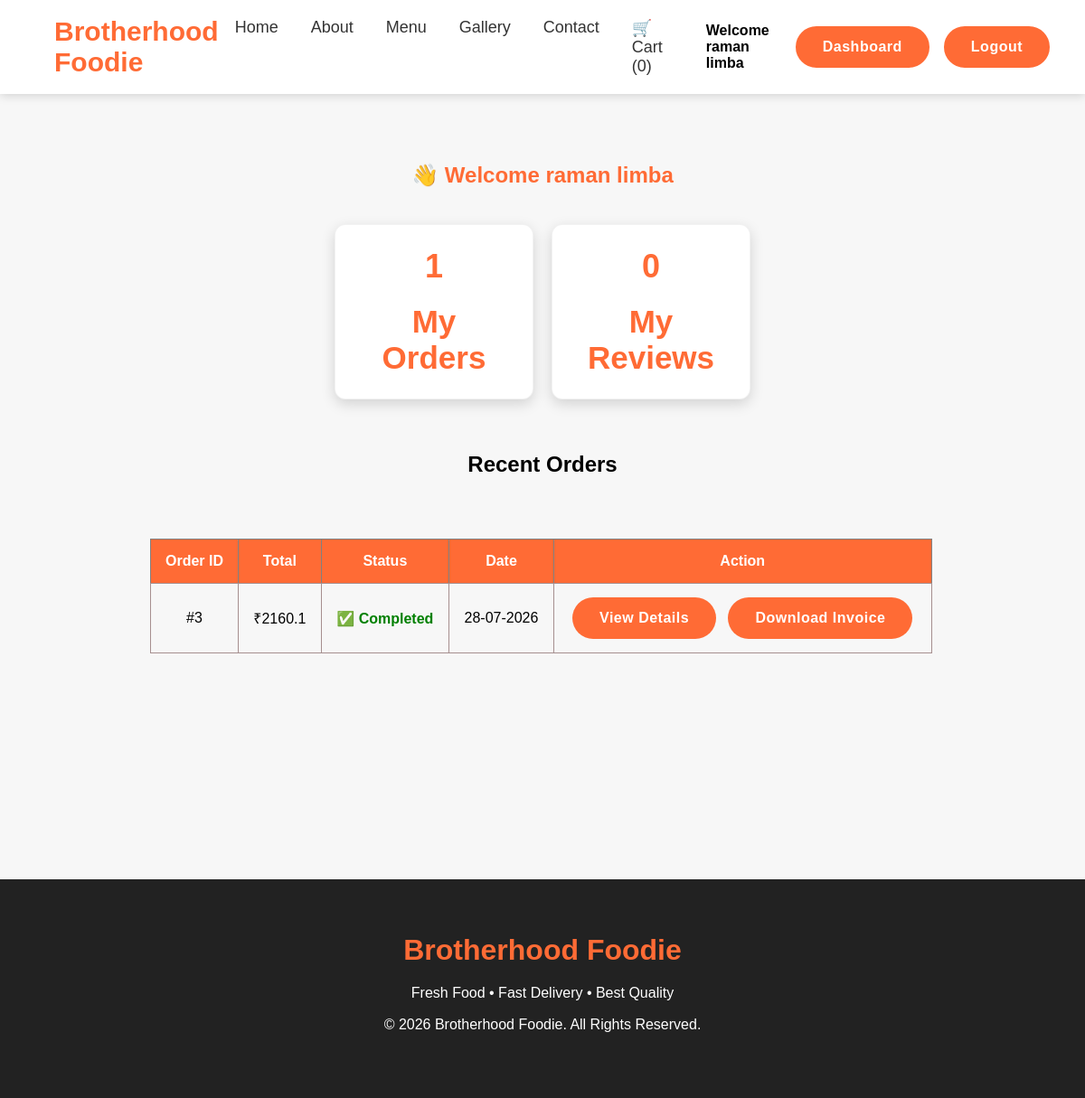
The app's page /dashboard (signed in) with its own data.
### models.py (models this page shows, shortened)
class User(UserMixin, db.Model):
    __tablename__ = "users"
    id = db.Column(db.Integer, primary_key=True)
    name = db.Column(db.String(100), nullable=False)
    email = db.Column(db.String(120), unique=True, nullable=False)
    password = db.Column(db.String(255), nullable=False)
    role = db.Column(db.String(20), default="customer")
    created_at = db.Column(
        db.DateTime,
        server_default=db.func.now()
    )
    orders = db.relationship(
        "Order",
        back_populates="user",
        lazy=True,
        cascade="all, delete-orphan"
    )

class Order(db.Model):
    __tablename__ = "orders"
    id = db.Column(db.Integer, primary_key=True)
    customer = db.Column(db.String(100), nullable=False)
    phone = db.Column(db.String(20), nullable=False)
    address = db.Column(db.Text, nullable=False)
    total = db.Column(db.Float, nullable=False)
    status = db.Column(db.String(30), default="Pending")
    created_at = db.Column(
        db.DateTime,
        server_default=db.func.now()
    )
    user_id = db.Column(
        db.Integer,
        db.ForeignKey("users.id"),
        nullable=False
    )
    user = db.relationship(
        "User",
        back_populates="orders"
    )
    items = db.relationship(
        "OrderItem",
        back_populates="order",
        cascade="all, delete-orphan",
        lazy=True
    )

### app.py (the view)
@app.route("/dashboard")
@login_required
def dashboard():
    user = db.session.get(User, current_user.id)
    my_orders = Order.query.filter_by(
        customer=user.name
    ).order_by(Order.id.desc()).all()
    my_reviews = Review.query.filter_by(
        user_id=user.id
    ).count()
    return render_template(
        "dashboard.html",
        user=user,
        my_orders=my_orders,
        my_reviews=my_reviews
    )

### app.py (called while the page is built)
@login_manager.user_loader
def load_user(user_id):
    return db.session.get(User, int(user_id))

@app.context_processor
def cart_count():
    cart = session.get("cart", {})
    total_items = sum(cart.values())
    return dict(cart_count=total_items)

### templates/dashboard.html (shortened to what this page needs)
{% extends "base.html" %}
{% block content %}
<section class="dashboard">
    <h1>
        👋 Welcome {{ user.name }}
    </h1>
    <div class="dashboard-cards">
        <div class="dashboard-card">
            <h2>{{ my_orders|length }}</h2>
            <p>My Orders</p>
        </div>
        <div class="dashboard-card">
            <h2>{{ my_reviews }}</h2>
            <p>My Reviews</p>
        </div>
    </div>
    <br>
    <h2>Recent Orders</h2>
    <table border="1" cellpadding="10" width="100%">
        <tr>
            <th>Order ID</th>
            <th>Total</th>
            <th>Status</th>
            <th>Date</th>
            <th>Action</th>
        </tr>
        {% for order in my_orders %}
        <tr>
            <td>#{{ order.id }}</td>
            <td>₹{{ order.total }}</td>
            <td>
                {% if order.status == "Pending" %}
                <span style="color:#ff9800;font-weight:bold;">
                    🟡 Pending
                </span>
                {% elif order.status == "Preparing" %}
                <span style="color:#2196F3;font-weight:bold;">
                    👨‍🍳 Preparing
                </span>
                {% elif order.status == "Out for Delivery" %}
                <span style="color:#9C27B0;font-weight:bold;">
                    🚚 Out for Delivery
                </span>
                {% elif order.status == "Completed" %}
                <span style="color:green;font-weight:bold;">
                    ✅ Completed
                </span>
                {% elif order.status == "Cancelled" %}
                <span style="color:red;font-weight:bold;">
                    ❌ Cancelled
                </span>
                {% endif %}
            </td>
            <td>{{ order.created_at.strftime("%d-%m-%Y") }}</td>
            <td>
                <a href="{{ url_for('order_details', order_id=order.id) }}" class="btn">
                    View Details
                </a>
                <a href="{{ url_for('invoice', order_id=order.id) }}" target="_blank" class="btn">
                    Download Invoice
                </a>
            </td>
        </tr>
        {% else %}
        <tr>
            <td colspan="4">
                No Orders Found
            </td>
        </tr>
        {% endfor %}
    </table>
</section>
{% endblock %}

### templates/base.html (shortened to what this page needs)
<!DOCTYPE html>
<html lang="en">
<head>
    <link rel="stylesheet" href="{{ url_for('static', filename='css/style.css') }}">
</head>
<body>
    <header>
        <nav class="navbar">
            <div class="logo">
                Brotherhood Foodie
            </div>
            <div class="nav-menu" id="nav-menu">
                <ul class="nav-links">
                    <li><a href="/">Home</a></li>
                    <li><a href="/about">About</a></li>
                    <li><a href="/menu">Menu</a></li>
                    <li>
                        <a href="{{ url_for('gallery') }}">
                            Gallery
                        </a>
                    </li>
                    <li>
                        <a href="{{ url_for('home') }}#contact">
                            Contact
                        </a>
                    <li>
                        <a href="{{ url_for('cart') }}">
                            🛒 Cart ({{ cart_count }})
                        </a>
                    </li>
                </ul>
                <div class="nav-buttons">
                    {% if current_user.is_authenticated %}
                    <span class="welcome-user">
                        Welcome {{ current_user.name }}
                    </span>
                    {% if current_user.role == "admin" %}
                    <a href="{{ url_for('admin_dashboard') }}" class="btn2">
                        Dashboard
                    </a>
                    {% else %}
                    <a href="{{ url_for('dashboard') }}" class="btn2">
                        Dashboard
                    </a>
                    {% endif %}
                    <a href="{{ url_for('logout') }}" class="btn2">
                        Logout
                    </a>
                    {% endif %}
                </div>
            </div>
        </nav>
    </header>
    {% block content %}
    {% endblock %}
    <footer>
        <div class="footer">
            <h2>Brotherhood Foodie</h2>
            <p>
                Fresh Food • Fast Delivery • Best Quality
            </p>
            <p>
                © 2026 Brotherhood Foodie. All Rights Reserved.
            </p>
        </div>
    </footer>
</body>
</html>

### static/css/style.css (style rules this page uses)
* { margin:0; padding:0; box-sizing:border-box; font-family:Arial, Helvetica, sans-serif; }
body { background:#f7f7f7; }
html { scroll-behavior:smooth; }
header { position:fixed; top:0; left:0; width:100%; background:white; box-shadow:0 2px 10px rgba(0,0,0,.15); z-index:1000; }
.navbar { width:90%; margin:auto; display:flex; justify-content:space-between; align-items:center; padding:18px 0; }
.logo { font-size:30px; font-weight:bold; color:#ff6b35; }
.nav-links { display:flex; list-style:none; }
.nav-links li { margin:0 18px; }
.nav-links a { color:#333; text-decoration:none; font-size:18px; transition:.3s; }
.btn { text-decoration:none; background:#ff6b35; color:white; padding:12px 28px; border-radius:30px; font-weight:bold; transition:.4s; }
.btn2 { display:inline-block; background:#ff6b35; color:#fff; padding:12px 25px; border:2px solid white; border-radius:30px; text-decoration:none; font-weight:bold; text-align:center; transition:.3s; }
.footer { background:#222; color:#fff; padding:60px 20px; text-align:center; position: relative; top: 70px; }
.footer h2 { color:#ff6b35; margin-bottom:15px; font-size:32px; }
.footer p { margin:8px 0; line-height:1.7; }
.btn2 { margin-left:0; }
.dashboard { width:90%; margin:120px auto; text-align:center; }
.dashboard h1 { color:#ff6b35; margin-bottom:50px; }
.dashboard-cards { display:grid; grid-template-columns:repeat(auto-fit,minmax(220px,1fr)); gap:30px; }
.dashboard-card { background:white; padding:40px; border-radius:15px; box-shadow:0 5px 15px rgba(0,0,0,.15); transition:.3s; }
.dashboard-card h2 { margin-bottom:20px; color:#333; }
.dashboard-card p { font-size:35px; color:#ff6b35; font-weight:bold; }
.welcome-user { margin-right:15px; font-weight:bold; }
table { width:97.4%; border-collapse:collapse; margin-top: 68px; position: relative; left: 1.1%; }
table th { background:#ff6b35; color:white; padding:15px; }
table td { padding:15px; border:1px solid #a68f8f; text-align:center; }
table a { color:red; text-decoration:none; font-weight:bold; }
.food-card, .category-card, .dashboard-card { border:1px solid rgba(0,0,0,.05); box-shadow:0 15px 40px rgba(0,0,0,.08); transition:.35s; }
.dashboard { padding:60px 8%; }
.dashboard h1 { text-align:center; margin-bottom:40px; }
.dashboard-cards { display:flex; gap:20px; justify-content:center; margin-bottom:40px; }
.dashboard-card { width:220px; background:#fff; padding:25px; border-radius:12px; text-align:center; box-shadow:0 5px 15px rgba(0,0,0,.15); }
.dashboard-card h2 { color:#ff6b35; font-size:36px; }
.nav-menu { display:flex; align-items:center; gap:30px; }
.nav-buttons { display:flex; align-items:center; gap:12px; }
.btn, .btn2 { display:inline-block; padding:14px 30px; border-radius:50px; font-weight:bold; transition:.35s; letter-spacing:.5px; }

### records on screen
User: name "raman limba"
Order: id "3", total "2160.1", status "✅ Completed", created_at "28-07-2026"

### other values on screen
{{ cart_count }} "0"
{{ my_orders|length }} "1"
{{ my_reviews }} "0"
